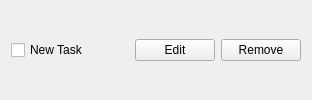
<?xml version="1.0" encoding="UTF-8"?>
<ui version="4.0">
 <class>Task</class>
 <widget class="QWidget" name="Task">
  <property name="windowTitle">
   <string>Form</string>
  </property>
  <layout class="QHBoxLayout" name="horizontalLayout">
   <item>
    <widget class="QCheckBox" name="checkBox">
     <property name="text">
      <string>New Task</string>
     </property>
    </widget>
   </item>
   <item>
    <spacer name="horizontalSpacer">
     <property name="orientation">
      <enum>Qt::Horizontal</enum>
     </property>
     <property name="sizeHint" stdset="0">
      <size>
       <width>40</width>
       <height>20</height>
      </size>
     </property>
    </spacer>
   </item>
   <item>
    <widget class="QPushButton" name="editButton">
     <property name="text">
      <string>Edit</string>
     </property>
    </widget>
   </item>
   <item>
    <widget class="QPushButton" name="removeButton">
     <property name="text">
      <string>Remove</string>
     </property>
    </widget>
   </item>
  </layout>
 </widget>
 <resources/>
 <connections/>
</ui>
